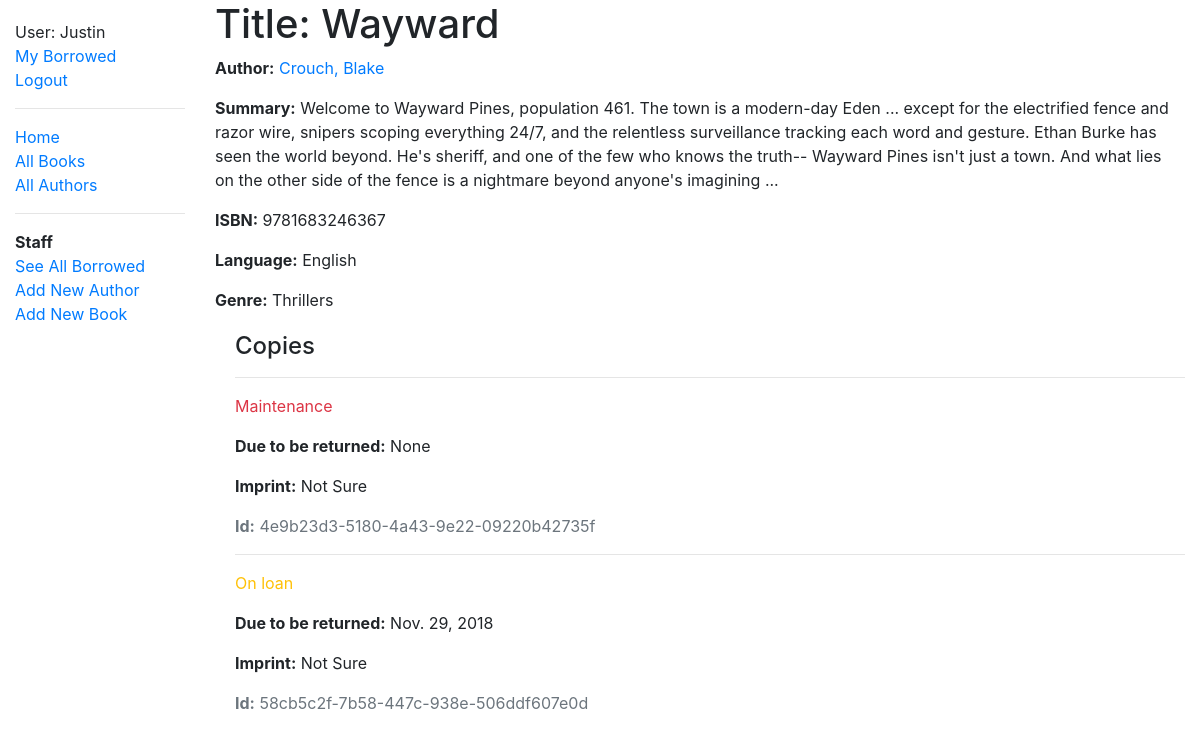
The page /catalog/book/3 (signed in) on the database its author committed.
### catalog/models.py (models this page shows, shortened)
class Book(models.Model):
	title = models.CharField(max_length=200)
	author = models.ForeignKey('Author', on_delete=models.SET_NULL, null=True)
	summary = models.TextField(max_length=1000, help_text='Enter a brief description of the book')
	isbn = models.CharField('ISBN', max_length=13, help_text='13 Character <a href="https://www.isbn-international.org/content/what-isbn">ISBN number</a>')
	genre = models.ManyToManyField(Genre, help_text='Select a genre for this book.')
	language = models.ForeignKey(Language, on_delete=models.SET_NULL, null=True, help_text="Select the language the book is written in" )
	def display_genre(self):
		"""Create a string for the Genre. This is required to display genre in Admin."""
		return ', ' .join(genre.name for genre in self.genre.all()[:3])
	display_genre.short_description = 'Genre'

class Author(models.Model):
	first_name = models.CharField(max_length=100)
	last_name = models.CharField(max_length=100)
	date_of_birth = models.DateField('born', null=True, blank=True)
	date_of_death = models.DateField('died', null=True, blank=True)
	def __str__(self):
		return f'{self.last_name}, {self.first_name}'
	class Meta:
		ordering = ['last_name', 'first_name']
		permissions = (("can_create_author", "Can Create Author"),)

class Language(models.Model):
	name = models.CharField(max_length=200, help_text='Enter a book language (example: German)')
	def __str__(self):
		return self.name

class Genre(models.Model):
	name = models.CharField(max_length=200, help_text='Enter a book genre (e.g. Science Fiction)')
	def __str__(self):
		return self.name

class BookInstance(models.Model):
	id = models.UUIDField(primary_key=True, default = uuid.uuid4, help_text='Unique ID for this particular book across whole library')
	book = models.ForeignKey('Book', on_delete=models.SET_NULL, null=True)
	imprint = models.CharField(max_length=200)
	due_back = models.DateField(null=True, blank=True)
	LOAN_STATUS = (
		('m', 'Maintenance'),
		('o', 'On loan'),
		('a', 'Available'),
		('r', 'Reserved'),
	)
	status = models.CharField(
		max_length=1,
		choices=LOAN_STATUS,
		blank=True,
		default='m',
		help_text='Book availability',
	)
	borrower = models.ForeignKey(User, on_delete=models.SET_NULL, null=True, blank=True)
	class Meta:
		ordering = ['due_back']
		permissions = (("can_mark_returned", "Set book as returned"),)

### catalog/views.py (the view)
# urls.py: path('book/<int:pk>', views.BookDetailView.as_view(), name='book-detail'),
class BookDetailView(LoginRequiredMixin,generic.DetailView):
    model = Book

### catalog/templates/catalog/book_detail.html
{% extends "base_generic.html" %}
{% block content %}
  <h1>Title: {{ book.title }}</h1>
  <p><strong>Author:</strong> <a href="">{{ book.author }}</a></p>
  <p><strong>Summary:</strong> {{ book.summary }}</p>
  <p><strong>ISBN:</strong> {{ book.isbn }}</p>
  <p><strong>Language:</strong> {{ book.language }}</p>
  <p><strong>Genre:</strong> {% for genre in book.genre.all %} {{ genre }}{% if not forloop.last %}, {% endif %}{% endfor %}</p>
  <div style="margin-left:20px;margin-top:20px">
    <h4>Copies</h4>
    {% for copy in book.bookinstance_set.all %}
      <hr>
      <p class="{% if copy.status == 'a' %}text-success{% elif copy.status == 'm' %}text-danger{% else %}text-warning{% endif %}">{{ copy.get_status_display }}</p>
      {% if copy.status != 'a' %}
        <p><strong>Due to be returned:</strong> {{copy.due_back}}</p>
      {% endif %}
      <p><strong>Imprint:</strong> {{copy.imprint}}</p>
      <p class="text-muted"><strong>Id:</strong> {{copy.id}}</p>
    {% endfor %}
  </div>
{% endblock %}

### catalog/templates/base_generic.html (shortened to what this page needs)
<!DOCTYPE html>
<html lang="en">
<head>
	<link rel="stylesheet" href="https://stackpath.bootstrapcdn.com/bootstrap/4.1.3/css/bootstrap.min.css">
  {% load static %}
  <link rel="stylesheet" href="{% static 'css/style.css' %}">
</head>
<body>
	<div class="container-fluid">
		<div class="row">
			<div class = "col-sm-2">
			{% block sidebar %}
				<ul class="sidebar-nav">
					{% if user.is_authenticated %}
						<li>User: {{ user.get_username }}</li>
						<li><a href="{% url 'my-borrowed' %}">My Borrowed</a></li>
						<li><a href="{% url 'logout'%}?next={{request.path}}">Logout</a></li>
					{% else %}
						<li><a href="{% url 'login'%}?next={{request.path}}">Login</a></li>
					{% endif %}
					<hr/>
					<li><a href="{% url 'index'  %}">Home</a></li>
					<li><a href="{% url  'books' %}">All Books</a></li>
					<li><a href="{% url 'authors' %}">All Authors</a></li>
					<hr/>
					{% if perms.catalog.can_mark_returned %}
					<strong>Staff</strong>
					<li><a href="{% url 'all-borrowed' %}">See All Borrowed</a></li>
					<li><a href="{% url 'author_create' %}">Add New Author</a></li>
					<li><a href="{% url 'book_create' %}">Add New Book</a></li>
					{% endif %}
				</ul>
			{% endblock  %}
			</div>
			<div class="col-sm-10">{% block content  %}{% endblock  %}
			</div>
		</div>
	</div>
</body>
</html>

### catalog/static/css/style.css (style rules this page uses)
.sidebar-nav { margin-top: 20px; padding: 0; list-style: none; }

### rows shown on the page
Book: title "Wayward", author "Crouch, Blake", summary "Welcome to Wayward Pines, population 461. The town is a modern-day Eden ... except for the electrified fence and razor wire, snipers scoping everything 24/7, and the relentless surveillance tracking each word and gesture. Ethan Burke has seen the world beyond. He's sheriff, and one of the few who knows the truth-- Wayward Pines isn't just a town. And what lies on the other side of the fence is a nightmare beyond anyone's imagining ...", isbn "9781683246367", language "English"
Genre: name "Thrillers"
BookInstance: status "Maintenance", due_back "None", imprint "Not Sure", id "4e9b23d3-5180-4a43-9e22-09220b42735f"
BookInstance: status "On loan", due_back "Nov. 29, 2018", imprint "Not Sure", id "58cb5c2f-7b58-447c-938e-506ddf607e0d"

### other values the page prints
{{ user.get_username }} "Justin"
